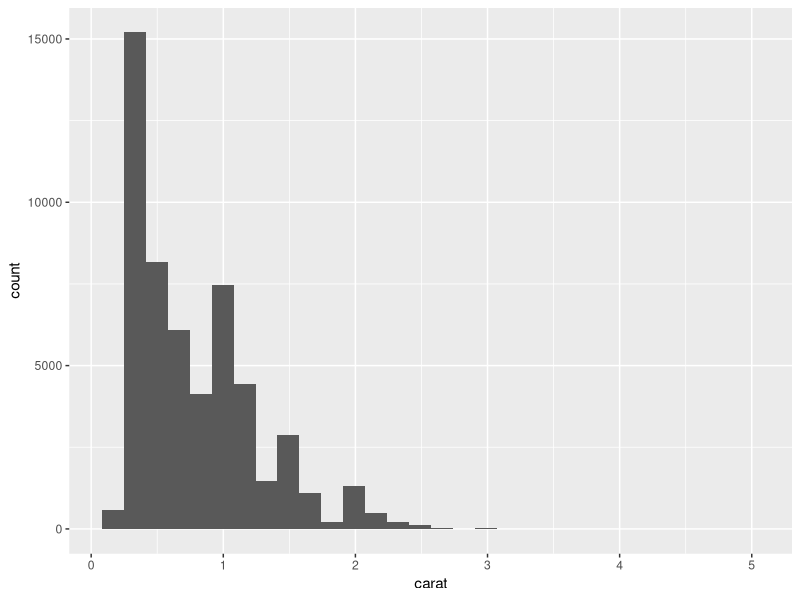
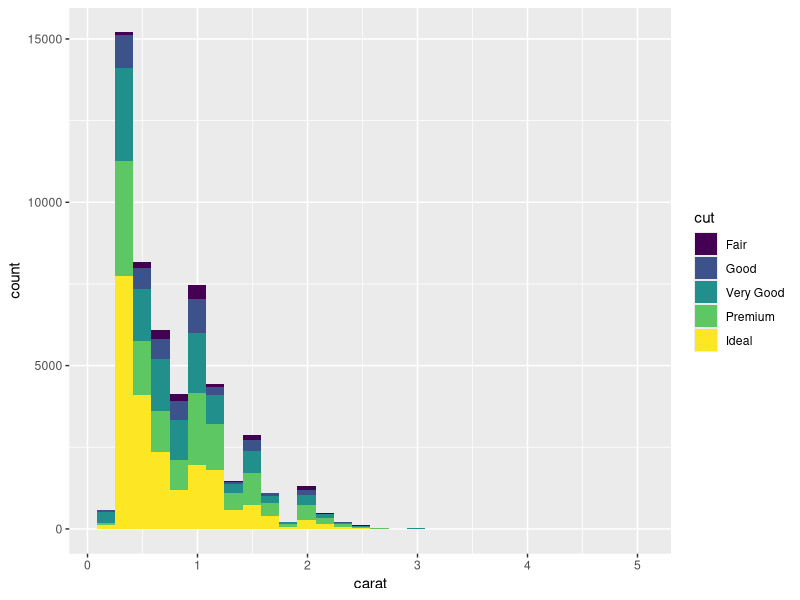
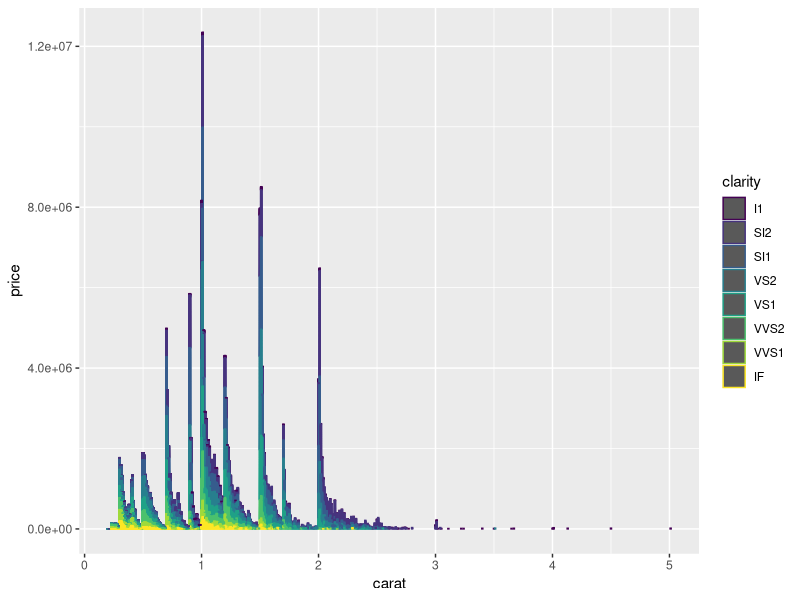
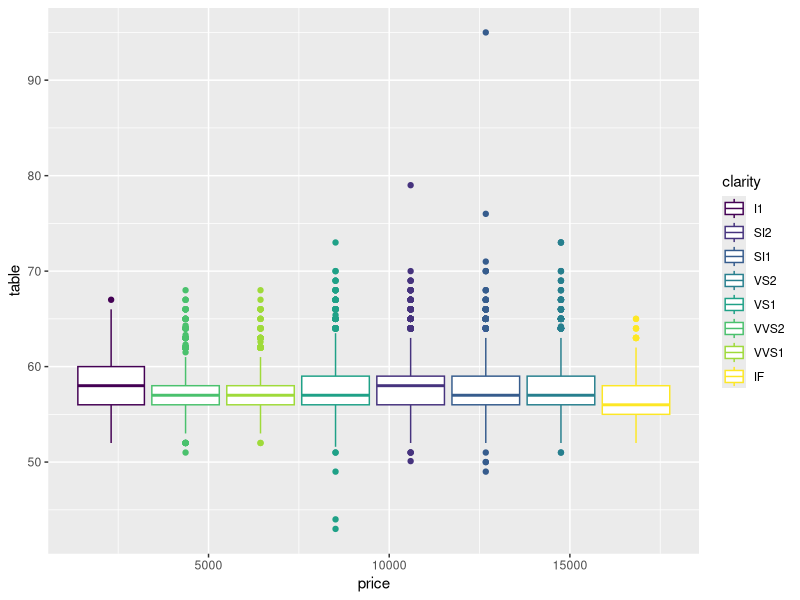
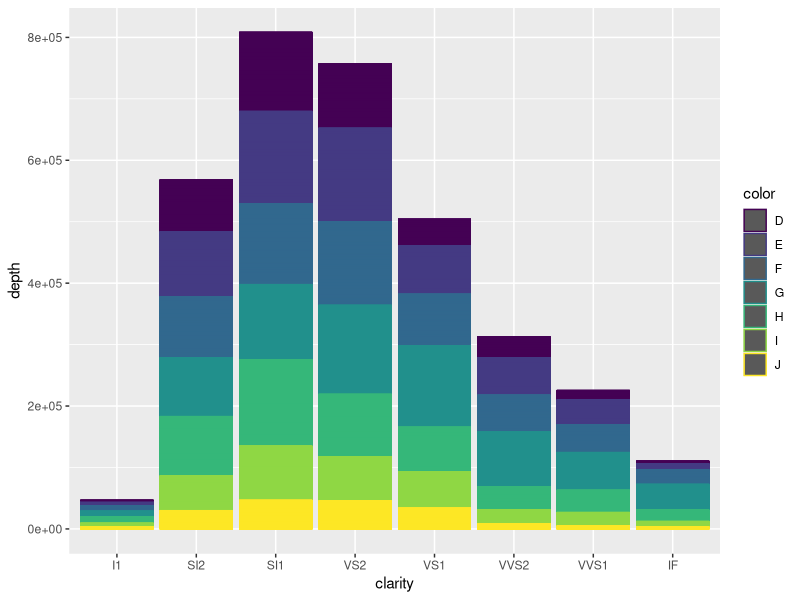
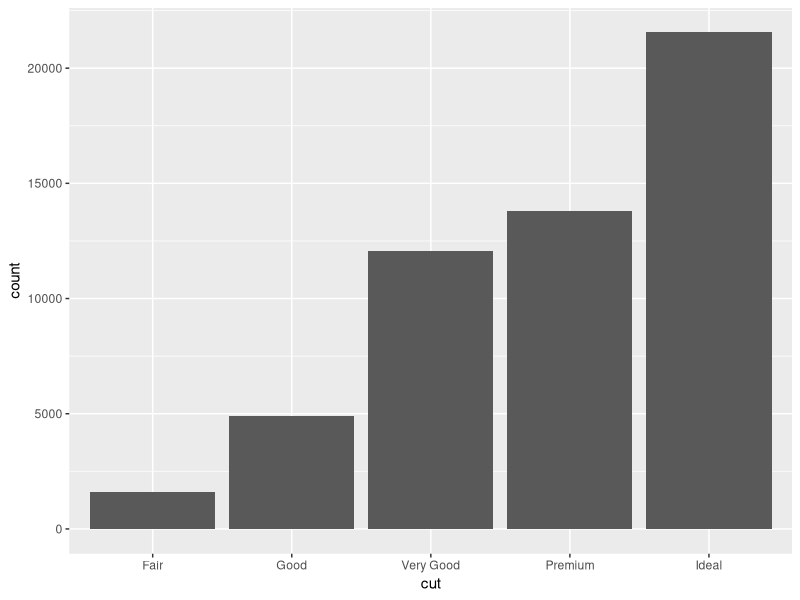

Recreate these plots in R, in order.
library(tidyverse)
data("diamonds")
force(diamonds)
summary(diamonds)

ggplot(diamonds, aes(x = carat)) +  ## When I did this chart I was just trying to look up at any chart. 
  geom_histogram()


ggplot(diamonds, aes(x = carat, fill = cut)) + # run this code to check how the carat was related to the cut, I mean which of the two were more influence.
  geom_histogram()

ggplot(data = diamonds) +
  geom_col(mapping = aes(x = carat, y = price, color = clarity)) # I wanted to check the price in conparason with clarity and carat


ggplot(data = diamonds) +
  geom_boxplot(mapping = aes(x = price, y = table, color = clarity)) # I wanted to see the price in conparason with the table and clarity


ggplot(data = diamonds) +
  geom_col(mapping = aes(x = clarity, y = depth, color = color))
# I wanted to check the deth related with the clarity and color 


ggplot(diamonds, aes(x = cut, fill = price)) + 
  geom_bar()
# I wanted to see the price related with the cut  

